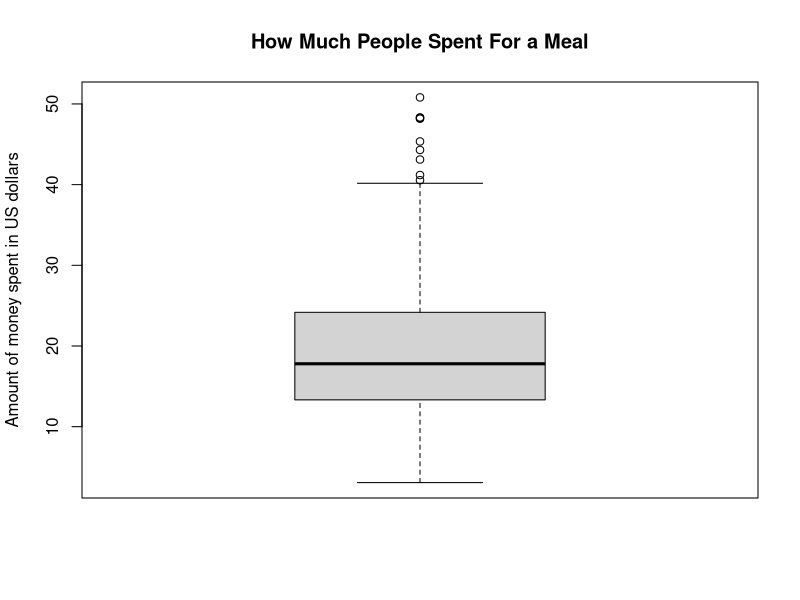
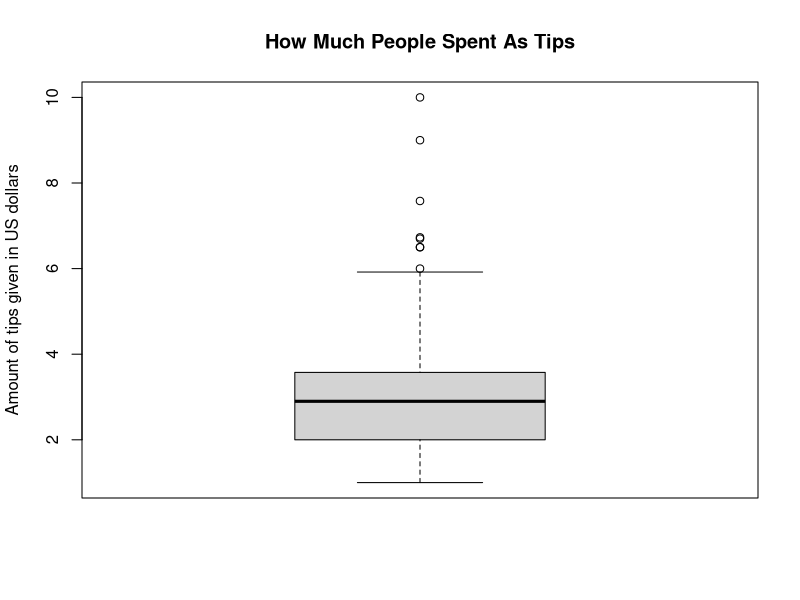
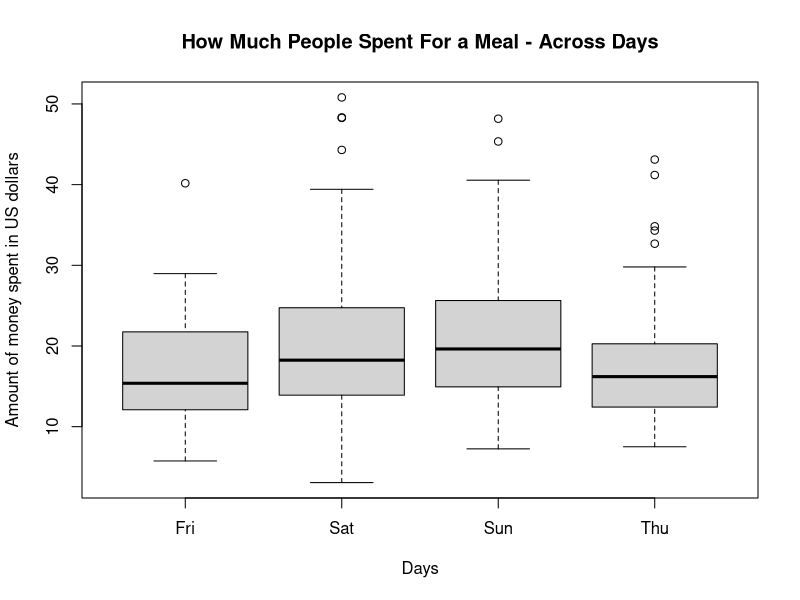
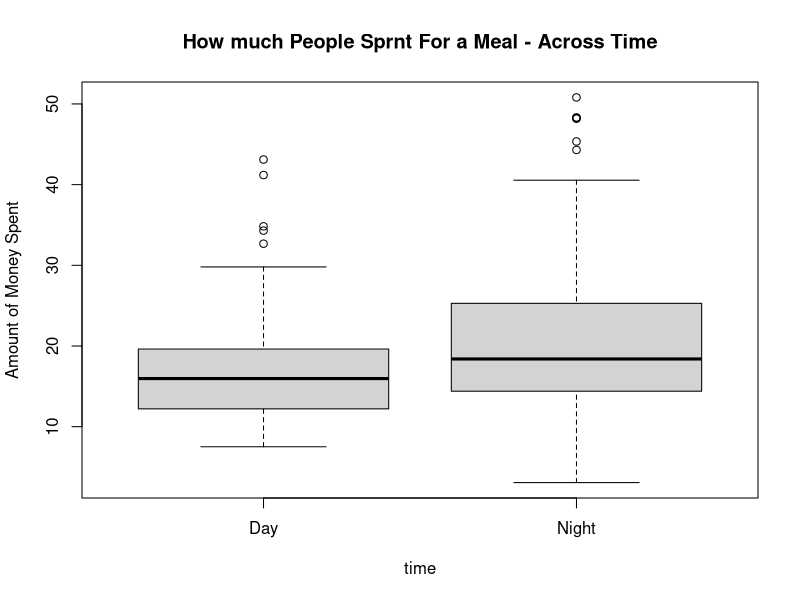
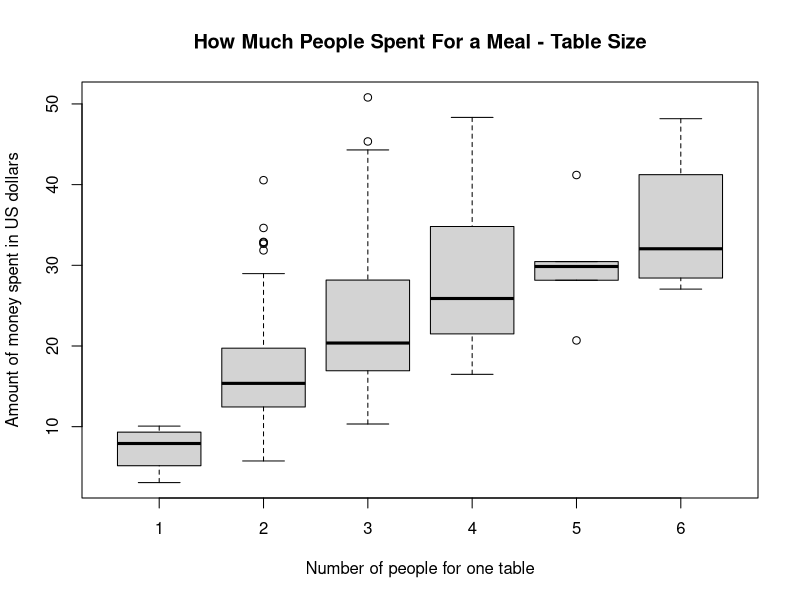
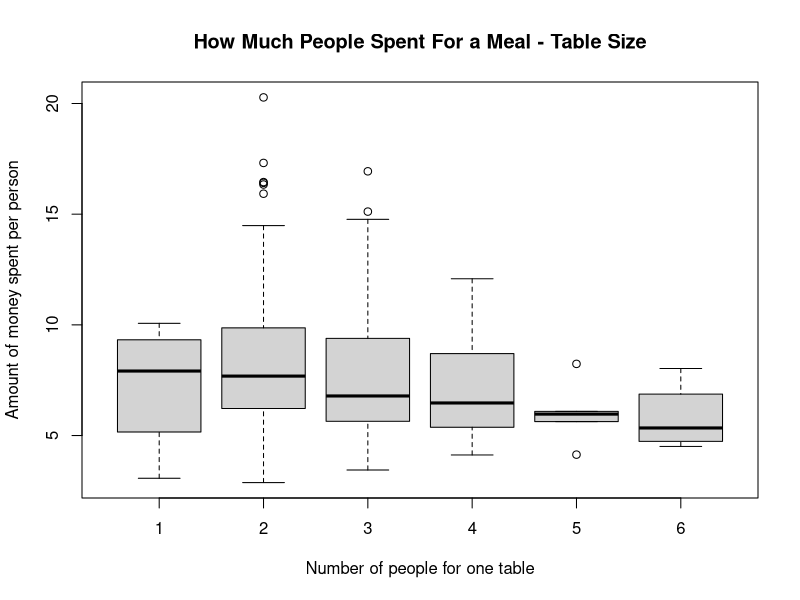
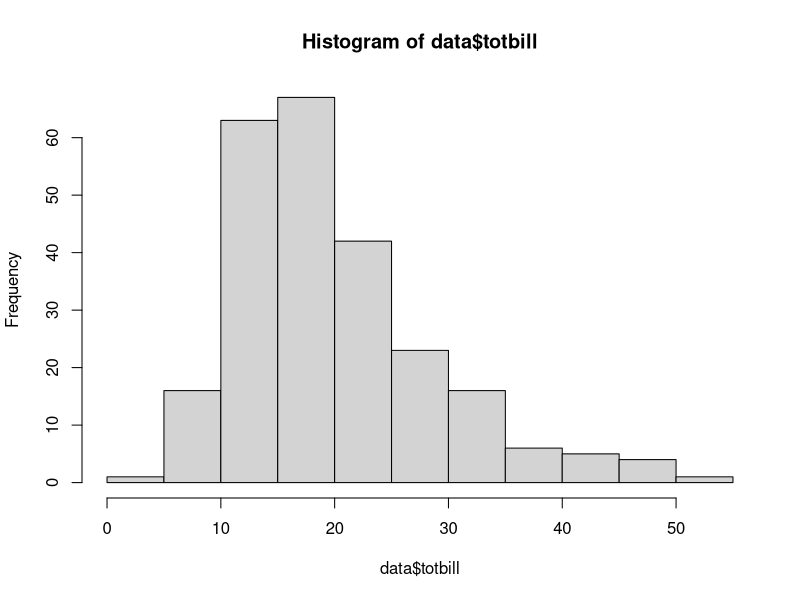
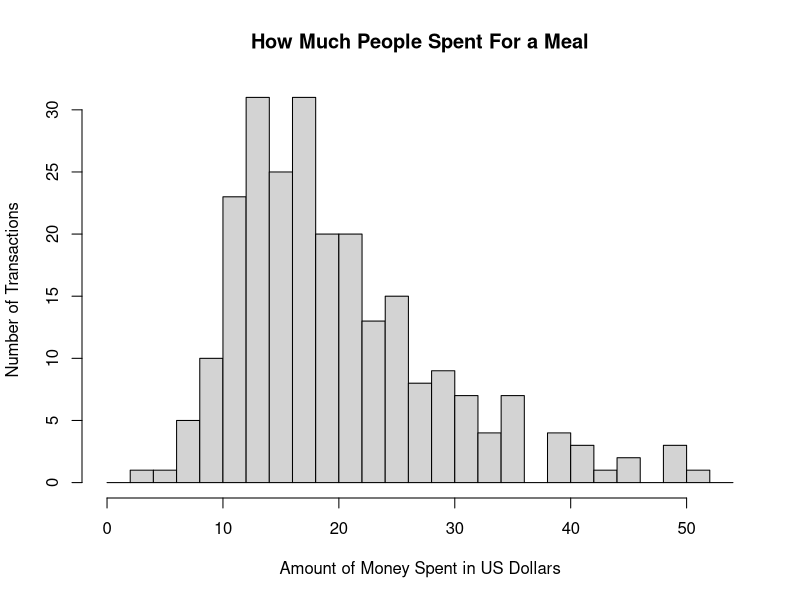

Write R code to recreate these figures, in order.
# Set up the current working directory. Vary based on your computer.
setwd("Desktop/R Workshop/panda/intro-to-pandas-and-matplotlib-master")


# Read table containing information about tips
data = read.csv("tips.csv")
# Single Boxplot
boxplot(data$totbill, main="How Much People Spent For a Meal", ylab = "Amount of money spent in US dollars")
# Exercise: Boxplot for the tips people given for a meal
boxplot(data$tip, main="How Much People Spent As Tips", ylab="Amount of tips given in US dollars")

# Multiple Boxplot (class-conditional)
boxplot(totbill~day, data = data, main = "How Much People Spent For a Meal - Across Days", xlab = "Days", ylab = "Amount of money spent in US dollars")
# Exercise: Class-conditional Boxplot based on day or night
boxplot(totbill~time, data = data, main = "How much People Sprnt For a Meal - Across Time", xlab = "time", ylab = "Amount of Money Spent")

# Single data manipulation
# Exercise: Class-conditional Boxplot based on table size
boxplot(totbill~size, data = data, main = "How Much People Spent For a Meal - Table Size", xlab = "Number of people for one table", ylab = "Amount of money spent in US dollars")
data$billPerPerson = data$totbill / data$size
boxplot(billPerPerson~size, data = data, main = "How Much People Spent For a Meal - Table Size", xlab = "Number of people for one table", ylab = "Amount of money spent per person")


# Single Histogram
hist(data$totbill)

# Setting Up Breakpoints
breakpoints <- seq(0, 55, 2)
hist(data$totbill, breaks = breakpoints, main = "How Much People Spent For a Meal", xlab = "Amount of Money Spent in US Dollars", ylab = "Number of Transactions")
# Setting Up the limit on x/y-axis
hist(data$totbill, breaks = breakpoints, main = "How Much People Spent For a Meal", xlab = "Amount of Money Spent in US Dollars", ylab = "Number of Transactions", xlim = c(0, 20))
hist(data$totbill, breaks = breakpoints, main = "How Much People Spent For a Meal", xlab = "Amount of Money Spent in US Dollars", ylab = "Number of Transactions", ylim = c(0, 40))
# Exercise: Histogram for tips people given for a meal

# Conditional Hisrogram
library(lattice)
histogram(~totbill | day, data, main = "How Much People Spent For a Meal - Across Days", xlab = "Amount of Money Spent", ylab = "Percent of Total")
# Exercise: Class-conditional Histogram based on day or night
histogram(~data$totbill | data$time, main = "How Much People Spent For a Meal - Across Time", xlab = "Amount of Money Spent", ylab = "Percent of Total")



data = read.csv("Stat100_2013fall_survey01.csv")
# Scatter plot
plot(data$height, data$weight, xlab = "Height", ylab = "Weight", main = "Height-Weight Relationship for Students in Stat 100")
# Regression Line
# Notice that plot(x, y) and abline(lm(y~x))
abline(lm(data$weight~data$height))
lm(data$weight~data$height)

# Label for Scatter Plots
data$genderChar = substr(data$gender, 1, 1)
data$genderChar = toupper(data$genderChar)
plot(data$height, data$weight, xlab = "Height", ylab = "Weight", main = "Height-Weight Relationship for Students in Stat 100 - Gender", type="n")
text(data$height, data$weight, labels=as.character(data$genderChar))

# Bonus: Color Different Categories in Scatter Plot
data$genderChar = replace(data$genderChar, data$genderChar == 'M', 1)
data$genderChar = replace(data$genderChar, data$genderChar == 'F', 2)
class(data$genderChar) <- "numeric"
plot(data$height, data$weight, xlab = "Height", ylab = "Weight", main = "Height-Weight Relationship for Students in Stat 100", col = c("blue", "red")[data$genderChar])
legend("topright", legend = c("M", "F"), col=c("blue", "red"), pch=1)

plot(data$ageMother, data$ageFather, main = "Age for Mother and Father", xlab="Age of Mother", ylab = "Age of Father", col = c("blue", "red")[data$genderChar])
legend("bottomright", legend = c("M", "F"), col=c("blue", "red"), pch=1)
